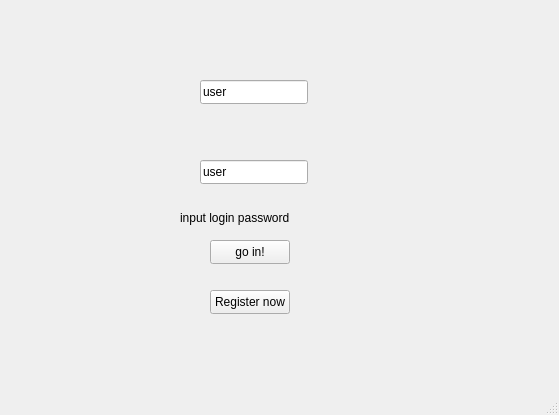
<?xml version="1.0" encoding="UTF-8"?>
<ui version="4.0">
 <class>MainWindow</class>
 <widget class="QMainWindow" name="MainWindow">
  <property name="geometry">
   <rect>
    <x>0</x>
    <y>0</y>
    <width>559</width>
    <height>415</height>
   </rect>
  </property>
  <property name="windowTitle">
   <string>MainWindow</string>
  </property>
  <widget class="QWidget" name="centralwidget">
   <widget class="QPushButton" name="login_Button">
    <property name="geometry">
     <rect>
      <x>210</x>
      <y>240</y>
      <width>80</width>
      <height>24</height>
     </rect>
    </property>
    <property name="text">
     <string>go in!</string>
    </property>
   </widget>
   <widget class="QLineEdit" name="passwordLine">
    <property name="geometry">
     <rect>
      <x>200</x>
      <y>160</y>
      <width>108</width>
      <height>24</height>
     </rect>
    </property>
    <property name="text">
     <string>user</string>
    </property>
   </widget>
   <widget class="QLineEdit" name="loginLine">
    <property name="geometry">
     <rect>
      <x>200</x>
      <y>80</y>
      <width>108</width>
      <height>24</height>
     </rect>
    </property>
    <property name="text">
     <string>user</string>
    </property>
   </widget>
   <widget class="QLabel" name="auth_text">
    <property name="geometry">
     <rect>
      <x>180</x>
      <y>210</y>
      <width>151</width>
      <height>16</height>
     </rect>
    </property>
    <property name="text">
     <string>input login password</string>
    </property>
   </widget>
   <widget class="QPushButton" name="registration_button">
    <property name="geometry">
     <rect>
      <x>210</x>
      <y>290</y>
      <width>80</width>
      <height>24</height>
     </rect>
    </property>
    <property name="text">
     <string>Register now</string>
    </property>
   </widget>
  </widget>
  <widget class="QMenuBar" name="menubar">
   <property name="geometry">
    <rect>
     <x>0</x>
     <y>0</y>
     <width>559</width>
     <height>21</height>
    </rect>
   </property>
  </widget>
  <widget class="QStatusBar" name="statusbar"/>
 </widget>
 <resources/>
 <connections/>
</ui>
